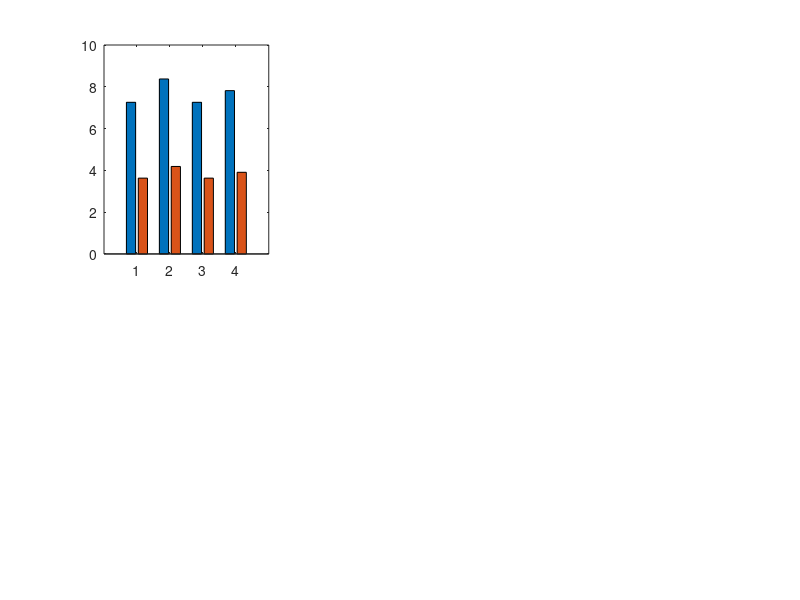

This chart was generated by the following MATLAB code: (Note: this script raises an error after producing the figure.)
%% ROCKET RECOVERY SYSTEM SNATCH FORCE CALCULATOR
% This script calculates snatch forces on recovery hardware during
% parachute deployment and determines safety factors for all components.
% Designed for high-power rocketry (L1/L2/L3) and competition rockets.
%
% Author: [Your Team Name]
% Date: October 2025

clear; clc; close all;

%% ========================================================================
%  USER INPUT SECTION - MODIFY THESE VALUES FOR YOUR ROCKET
%  ========================================================================

% --- ROCKET PARAMETERS ---
rocket_mass_lb = 9.42;           % Rocket mass at landing (without motors), lb
apogee_ft = 5757;                 % Expected apogee altitude, ft

% --- PARACHUTE PARAMETERS ---
drogue_diameter_in = 24;          % Drogue parachute diameter, inches
drogue_Cd = 1.55;                 % Drogue drag coefficient (typical: 1.5-2.2)

main_diameter_in = 60;            % Main parachute diameter, inches
main_Cd = 2.20;                   % Main drag coefficient (typical: 1.5-2.5)
main_deploy_alt_ft = 900;         % Main parachute deployment altitude, ft

% --- DEPLOYMENT ALTITUDE STRATEGY ---
% Choose: 'absolute' or 'percentage'
deployment_strategy = 'absolute';  % 'absolute': use main_deploy_alt_ft as-is
                                   % 'percentage': deploy at % of apogee

target_deploy_percentage = 15;     % If using 'percentage' strategy (e.g., 15%)
                                   % Typical range: 10-20% for competition rockets

% --- TARGET DEPLOYMENT VELOCITY (Alternative Strategy) ---
use_target_velocity = false;       % Set to true to use velocity-based deployment
target_deploy_velocity_fps = 30;   % Target deployment velocity, ft/s

% --- RECOVERY HARDWARE RATINGS (lb) ---
eyebolt_rating_lb = 1300;          % Steel eyebolt capacity
quicklink_rating_lb = 1400;       % Quick link capacity
shockcord_rating_lb = 1500;        % Shock cord breaking strength
swivel_rating_lb = 1300;           % Swivel capacity (if used)

% Component names for plotting
hardware_names = {'Eyebolt', 'Shock Cord', 'Swivel', 'Quick Link'};
hardware_ratings = [eyebolt_rating_lb, shockcord_rating_lb, ...
                    swivel_rating_lb, quicklink_rating_lb];

% --- SHOCK CORD MATERIAL PROPERTIES ---
% Material options: 'kevlar', 'nylon', 'mixed'
shockcord_material = 'kevlar';    % Choose: 'kevlar', 'nylon', or 'mixed'

total_shockcord_length_ft = 15;   % Total shock cord length, ft
nylon_section_length_ft = 0;      % Length of nylon section (if mixed), ft

% Material properties (elongation % and shock absorption efficiency)
% These are empirical values from rocketry testing
kevlar_elongation = 0.04;         % 4% max elongation
kevlar_absorption = 0.95;         % Minimal absorption (95% of force transmitted)

nylon_elongation = 0.25;          % 25% max elongation  
nylon_absorption = 0.65;          % Moderate absorption (65% of force transmitted)

% --- OPENING SHOCK FACTORS ---
% K = 1.5: Ideal slow opening (with deployment bag)
% K = 2.0-2.5: Normal deployment
% K = 3.5-4.0: Aggressive opening
% K = 5.0: Worst case (rapid/violent opening)
K_base_typical = 2.5;             % Base typical opening shock factor
K_base_worst = 5.0;               % Base worst case opening shock factor

% --- SAFETY REQUIREMENTS ---
min_safety_factor = 3.0;          % Minimum recommended safety factor
warning_safety_factor = 2.0;      % Warning threshold

%% ========================================================================
%  CONSTANTS AND CALCULATIONS
%  ========================================================================

% Physical constants
g = 32.174;                       % Gravitational acceleration, ft/s²
rho = 0.002377;                   % Air density at sea level, slugs/ft³

% Convert mass to slugs
rocket_mass_slugs = rocket_mass_lb / g;

% Calculate parachute areas
A_drogue = pi * (drogue_diameter_in / 12 / 2)^2;  % ft²
A_main = pi * (main_diameter_in / 12 / 2)^2;      % ft²

%% ========================================================================
%  TERMINAL VELOCITIES
%  ========================================================================

% Terminal velocity under drogue
Vt_drogue = sqrt((2 * rocket_mass_lb) / (rho * drogue_Cd * A_drogue));

% Terminal velocity under main
Vt_main = sqrt((2 * rocket_mass_lb) / (rho * main_Cd * A_main));

%% ========================================================================
%  DEPLOYMENT VELOCITY ESTIMATION
%  ========================================================================

% Determine actual deployment altitude based on strategy
switch lower(deployment_strategy)
    case 'absolute'
        actual_deploy_alt = main_deploy_alt_ft;
        strategy_description = sprintf('Absolute: %d ft AGL', actual_deploy_alt);
        
    case 'percentage'
        actual_deploy_alt = apogee_ft * (target_deploy_percentage / 100);
        strategy_description = sprintf('%.0f%% of apogee = %d ft AGL', ...
                                       target_deploy_percentage, round(actual_deploy_alt));
    otherwise
        error('Invalid deployment strategy. Choose: absolute or percentage');
end

% Override with velocity-based if requested
if use_target_velocity
    % Calculate what altitude gives us target velocity
    % v = Vt * (1 - exp(-d/L)), solve for d
    % d = -L * ln(1 - v/Vt)
    velocity_fraction_target = target_deploy_velocity_fps / Vt_drogue;
    
    if velocity_fraction_target >= 1.0
        warning('Target velocity >= terminal velocity! Using 95% of terminal velocity.');
        velocity_fraction_target = 0.95;
    end
    
    drop_distance_for_target = -L_char * log(1 - velocity_fraction_target);
    actual_deploy_alt = apogee_ft - drop_distance_for_target;
    strategy_description = sprintf('Velocity-based: %.1f ft/s → %d ft AGL', ...
                                   target_deploy_velocity_fps, round(actual_deploy_alt));
    velocity_fraction = velocity_fraction_target;
else
    % Distance fallen from apogee when main deploys
    drop_distance = apogee_ft - actual_deploy_alt;
    
    % Estimate velocity at main deployment
    % Uses exponential approach to terminal velocity model
    L_char = 250;  % Characteristic length, ft (empirical for drogue descent)
    
    if drop_distance >= 500
        velocity_fraction = 0.95;  % Near terminal velocity after 500 ft
    else
        velocity_fraction = 1 - exp(-drop_distance / L_char);
    end
end

V_main_deploy = velocity_fraction * Vt_drogue;

% Calculate what percentage of apogee this represents
deploy_percentage_actual = (actual_deploy_alt / apogee_ft) * 100;

%% ========================================================================
%  SHOCK CORD MATERIAL ANALYSIS
%  ========================================================================

% Calculate effective shock absorption factor based on material
switch lower(shockcord_material)
    case 'kevlar'
        shock_absorption_factor = kevlar_absorption;
        cord_description = 'All Kevlar (minimal stretch)';
        
    case 'nylon'
        shock_absorption_factor = nylon_absorption;
        cord_description = 'All Nylon (high stretch)';
        
    case 'mixed'
        % Calculate weighted average based on cord lengths
        if nylon_section_length_ft > total_shockcord_length_ft
            warning('Nylon section longer than total cord! Using total length.');
            nylon_section_length_ft = total_shockcord_length_ft;
        end
        
        kevlar_fraction = (total_shockcord_length_ft - nylon_section_length_ft) / total_shockcord_length_ft;
        nylon_fraction = nylon_section_length_ft / total_shockcord_length_ft;
        
        % Weighted average of absorption factors
        % The nylon section has disproportionate effect due to its stretch
        shock_absorption_factor = kevlar_fraction * kevlar_absorption + ...
                                  nylon_fraction * nylon_absorption;
        
        cord_description = sprintf('Mixed: %.1f ft Kevlar + %.1f ft Nylon', ...
                                   total_shockcord_length_ft - nylon_section_length_ft, ...
                                   nylon_section_length_ft);
    otherwise
        error('Invalid shock cord material. Choose: kevlar, nylon, or mixed');
end

% Apply shock absorption to opening shock factors
K_typical = K_base_typical * shock_absorption_factor;
K_worst = K_base_worst * shock_absorption_factor;

% Calculate force reduction percentage
force_reduction_pct = (1 - shock_absorption_factor) * 100;

%% ========================================================================
%  SNATCH FORCE CALCULATIONS
%  ========================================================================

% Steady-state drag force at deployment velocity
F_drag_main = 0.5 * rho * V_main_deploy^2 * main_Cd * A_main;

% Snatch forces
F_snatch_typical = K_typical * F_drag_main;
F_snatch_worst = K_worst * F_drag_main;

% Safety factors for each component
SF_typical = hardware_ratings / F_snatch_typical;
SF_worst = hardware_ratings / F_snatch_worst;

%% ========================================================================
%  DISPLAY RESULTS
%  ========================================================================

fprintf('\n========================================\n');
fprintf('ROCKET RECOVERY SNATCH FORCE ANALYSIS\n');
fprintf('========================================\n\n');

fprintf('ROCKET PARAMETERS:\n');
fprintf('  Mass: %.2f lb\n', rocket_mass_lb);
fprintf('  Apogee: %d ft\n', apogee_ft);
fprintf('\n');

fprintf('DEPLOYMENT STRATEGY:\n');
fprintf('  Strategy: %s\n', strategy_description);
fprintf('  Main deployment altitude: %d ft (%.1f%% of apogee)\n', ...
        round(actual_deploy_alt), deploy_percentage_actual);
fprintf('  Distance fallen: %d ft\n', round(apogee_ft - actual_deploy_alt));
fprintf('\n');

fprintf('PARACHUTE SPECIFICATIONS:\n');
fprintf('  Drogue: %d" diameter, Cd = %.2f, Area = %.2f ft²\n', ...
        drogue_diameter_in, drogue_Cd, A_drogue);
fprintf('  Main:   %d" diameter, Cd = %.2f, Area = %.2f ft²\n', ...
        main_diameter_in, main_Cd, A_main);
fprintf('\n');

fprintf('SHOCK CORD CONFIGURATION:\n');
fprintf('  Material: %s\n', cord_description);
fprintf('  Total length: %.1f ft\n', total_shockcord_length_ft);
fprintf('  Shock absorption factor: %.2f (%.1f%% force reduction)\n', ...
        shock_absorption_factor, force_reduction_pct);
fprintf('  Effective K (typical): %.2f (base: %.2f)\n', K_typical, K_base_typical);
fprintf('  Effective K (worst):   %.2f (base: %.2f)\n', K_worst, K_base_worst);
fprintf('\n');

fprintf('DESCENT VELOCITIES:\n');
fprintf('  Terminal velocity (drogue): %.1f ft/s (%.1f mph)\n', ...
        Vt_drogue, Vt_drogue * 0.681818);
fprintf('  Terminal velocity (main):   %.1f ft/s (%.1f mph)\n', ...
        Vt_main, Vt_main * 0.681818);
fprintf('  Velocity at main deploy:    %.1f ft/s (%.1f mph)\n', ...
        V_main_deploy, V_main_deploy * 0.681818);
fprintf('  (%.0f%% of terminal velocity)\n', velocity_fraction * 100);
fprintf('\n');

fprintf('SNATCH FORCES:\n');
fprintf('  Steady-state drag: %.1f lb\n', F_drag_main);
fprintf('  Typical deployment (K=%.1f): %.1f lb\n', K_typical, F_snatch_typical);
fprintf('  Worst case (K=%.1f): %.1f lb\n', K_worst, F_snatch_worst);
fprintf('\n');

fprintf('========================================\n');
fprintf('HARDWARE SAFETY FACTOR ANALYSIS\n');
fprintf('========================================\n\n');

fprintf('%-15s | Rating | Typical SF | Worst SF | Status\n', 'Component');
fprintf('--------------------------------------------------------------\n');

for i = 1:length(hardware_names)
    % Determine status
    if SF_worst(i) >= min_safety_factor
        status = 'OK';
        symbol = char(10003);  % Check mark
    elseif SF_worst(i) >= warning_safety_factor
        status = 'WARNING';
        symbol = '!';
    else
        status = 'DANGER';
        symbol = 'X';
    end
    
    fprintf('%-15s | %5d  |   %5.2f    |  %5.2f   | %s %s\n', ...
            hardware_names{i}, hardware_ratings(i), ...
            SF_typical(i), SF_worst(i), symbol, status);
end

fprintf('\n');
fprintf('Legend:\n');
fprintf('  %c OK      - Safety factor >= %.1f:1 (even in worst case)\n', ...
        char(10003), min_safety_factor);
fprintf('  ! WARNING - Safety factor %.1f:1 to %.1f:1 (marginal)\n', ...
        warning_safety_factor, min_safety_factor);
fprintf('  X DANGER  - Safety factor < %.1f:1 (upgrade recommended)\n', ...
        warning_safety_factor);
fprintf('\n');

%% ========================================================================
%  VISUALIZATION
%  ========================================================================

% Create figure with multiple subplots
figure('Position', [100, 100, 1400, 900], 'Color', 'w');

% Subplot 1: Safety factors bar chart
subplot(2, 3, 1);
x = 1:length(hardware_names);
bar_data = [SF_typical; SF_worst]';

b = bar(x, bar_data, 'grouped');
b(1).FaceColor = [0.2 0.6 0.8];  % Blue for typical
b(2).FaceColor = [0.8 0.2 0.2];  % Red for worst case

hold on;
yline(min_safety_factor, 'g--', 'LineWidth', 2, ...
      'Label', sprintf('Minimum SF = %.1f', min_safety_factor));
yline(warning_safety_factor, 'y--', 'LineWidth', 2, ...
      'Label', sprintf('Warning = %.1f', warning_safety_factor));

set(gca, 'XTick', x, 'XTickLabel', hardware_names);
ylabel('Safety Factor');
title('Hardware Safety Factors');
legend('Typical (K=2.5)', 'Worst Case (K=5.0)', 'Location', 'northeast');
grid on;
xtickangle(45);

% Subplot 2: Force comparison
subplot(2, 3, 2);
force_data = [F_snatch_typical, F_snatch_worst];
bar_labels = {'Typical', 'Worst Case'};
b2 = bar(force_data);
b2.FaceColor = 'flat';
b2.CData(1,:) = [0.2 0.6 0.8];
b2.CData(2,:) = [0.8 0.2 0.2];

set(gca, 'XTickLabel', bar_labels);
ylabel('Force (lb)');
title('Expected Snatch Forces');
grid on;

% Add value labels on bars
for i = 1:length(force_data)
    text(i, force_data(i), sprintf('%.1f lb', force_data(i)), ...
         'HorizontalAlignment', 'center', 'VerticalAlignment', 'bottom');
end

% Subplot 3: Safety status visualization
subplot(2, 3, 3);
status_matrix = zeros(length(hardware_names), 2);

for i = 1:length(hardware_names)
    % Typical case status
    if SF_typical(i) >= min_safety_factor
        status_matrix(i, 1) = 3;  % Green
    elseif SF_typical(i) >= warning_safety_factor
        status_matrix(i, 1) = 2;  % Yellow
    else
        status_matrix(i, 1) = 1;  % Red
    end
    
    % Worst case status
    if SF_worst(i) >= min_safety_factor
        status_matrix(i, 2) = 3;
    elseif SF_worst(i) >= warning_safety_factor
        status_matrix(i, 2) = 2;
    else
        status_matrix(i, 2) = 1;
    end
end

imagesc(status_matrix);
colormap([0.8 0.2 0.2; 1 0.8 0; 0.2 0.8 0.2]);  % Red, Yellow, Green
set(gca, 'XTick', [1, 2], 'XTickLabel', {'Typical', 'Worst Case'});
set(gca, 'YTick', 1:length(hardware_names), 'YTickLabel', hardware_names);
title('Component Safety Status');
colorbar('Ticks', [1 2 3], 'TickLabels', {'Danger', 'Warning', 'OK'});

% Subplot 4: Apogee scaling analysis - deployment altitude vs apogee
subplot(2, 3, 4);

% Calculate required deployment altitude for different apogees
% to maintain current deployment velocity
apogee_range = 1000:500:10000;
required_deploy_alt = zeros(size(apogee_range));
deploy_pct = zeros(size(apogee_range));

for i = 1:length(apogee_range)
    % Calculate drop distance needed to reach current deployment velocity
    drop_needed = -L_char * log(1 - velocity_fraction);
    required_deploy_alt(i) = apogee_range(i) - drop_needed;
    deploy_pct(i) = (required_deploy_alt(i) / apogee_range(i)) * 100;
end

yyaxis left
plot(apogee_range, required_deploy_alt, 'b-', 'LineWidth', 2);
ylabel('Deployment Altitude (ft)', 'Color', 'b');
hold on;

% Mark current configuration
plot(apogee_ft, actual_deploy_alt, 'ro', 'MarkerSize', 10, ...
     'MarkerFaceColor', 'r');
text(apogee_ft, actual_deploy_alt, '  Current', 'FontSize', 9);

yyaxis right
plot(apogee_range, deploy_pct, 'r--', 'LineWidth', 1.5);
ylabel('Deployment % of Apogee', 'Color', 'r');
ylim([0 100]);

xlabel('Apogee (ft)');
title(sprintf('Maintain %.1f ft/s Deployment Velocity', V_main_deploy));
grid on;
legend('Deployment Altitude', 'Percentage', 'Location', 'northwest');

% Add annotation box
annotation_text = sprintf(['For consistent forces,\n' ...
                          'deploy at ~%.0f%% of apogee'], ...
                          mean(deploy_pct));
dim = [.32 .45 .1 .1];
annotation('textbox', dim, 'String', annotation_text, ...
           'FitBoxToText', 'on', 'BackgroundColor', 'white', ...
           'EdgeColor', 'black', 'FontSize', 8);

% Subplot 5: Shock cord material comparison
subplot(2, 3, 5);

% Calculate forces for all three material types
materials = {'Kevlar', 'Mixed\n(50/50)', 'All Nylon'};
absorption_factors = [kevlar_absorption, ...
                      (kevlar_absorption + nylon_absorption) / 2, ...
                      nylon_absorption];
                      
worst_forces = zeros(1, 3);
for i = 1:3
    worst_forces(i) = K_base_worst * absorption_factors(i) * F_drag_main;
end

b3 = bar(worst_forces);
b3.FaceColor = 'flat';
b3.CData(1,:) = [0.7 0.7 0.7];  % Gray for Kevlar
b3.CData(2,:) = [0.8 0.6 0.2];  % Orange for Mixed
b3.CData(3,:) = [0.2 0.6 0.8];  % Blue for Nylon

set(gca, 'XTickLabel', materials);
ylabel('Worst-Case Force (lb)');
title('Effect of Shock Cord Material');
grid on;

% Add current selection indicator
hold on;
if strcmpi(shockcord_material, 'kevlar')
    current_idx = 1;
elseif strcmpi(shockcord_material, 'nylon')
    current_idx = 3;
else
    current_idx = 2;
end
plot(current_idx, worst_forces(current_idx), 'r*', 'MarkerSize', 15, 'LineWidth', 2);
text(current_idx, worst_forces(current_idx) + max(worst_forces)*0.05, ...
     'Current', 'HorizontalAlignment', 'center', 'FontWeight', 'bold', 'Color', 'r');

% Add value labels
for i = 1:3
    text(i, worst_forces(i), sprintf('%.0f lb', worst_forces(i)), ...
         'HorizontalAlignment', 'center', 'VerticalAlignment', 'bottom');
end

% Subplot 6: Nylon length vs safety factor (for mixed cord)
subplot(2, 3, 6);
nylon_lengths = 0:0.5:total_shockcord_length_ft;
SF_curve = zeros(1, length(nylon_lengths));

for i = 1:length(nylon_lengths)
    kevlar_frac = (total_shockcord_length_ft - nylon_lengths(i)) / total_shockcord_length_ft;
    nylon_frac = nylon_lengths(i) / total_shockcord_length_ft;
    abs_factor = kevlar_frac * kevlar_absorption + nylon_frac * nylon_absorption;
    force = K_base_worst * abs_factor * F_drag_main;
    SF_curve(i) = min(hardware_ratings) / force;
end

plot(nylon_lengths, SF_curve, 'b-', 'LineWidth', 2);
hold on;

% Show current configuration
if strcmpi(shockcord_material, 'mixed')
    current_SF = min(SF_worst);
    plot(nylon_section_length_ft, current_SF, 'ro', 'MarkerSize', 10, ...
         'MarkerFaceColor', 'r');
end

% Add reference lines
yline(min_safety_factor, 'g--', 'LineWidth', 1.5, ...
      'Label', sprintf('Target SF = %.1f', min_safety_factor));
yline(warning_safety_factor, 'y--', 'LineWidth', 1.5, ...
      'Label', sprintf('Minimum = %.1f', warning_safety_factor));

xlabel('Nylon Section Length (ft)');
ylabel('Safety Factor (Weakest Component)');
title('Nylon Length Effect on Safety Factor');
grid on;
legend('SF vs Nylon Length', 'Location', 'southeast');

% Add text annotation
xlim([0, total_shockcord_length_ft]);
text_str = sprintf('Total cord: %.1f ft', total_shockcord_length_ft);
text(total_shockcord_length_ft * 0.5, max(SF_curve) * 0.9, text_str, ...
     'HorizontalAlignment', 'center', 'FontSize', 9, ...
     'BackgroundColor', 'w', 'EdgeColor', 'k');

% Add overall title
sgtitle('Rocket Recovery System Analysis', 'FontSize', 16, 'FontWeight', 'bold');

%% ========================================================================
%  RECOMMENDATIONS
%  ========================================================================

fprintf('\n========================================\n');
fprintf('APOGEE SCALING ANALYSIS\n');
fprintf('========================================\n\n');

fprintf('IMPORTANT: Deployment altitude must scale with apogee!\n\n');

% Test what happens at higher apogees with current absolute altitude
test_apogees = [apogee_ft, 3000, 5500, 10000];
fprintf('Impact of increasing apogee (with %s deployment):\n\n', ...
        lower(deployment_strategy));

fprintf('Apogee    Deploy Alt   Distance   Velocity   Worst Force   Min SF\n');
fprintf('------    ----------   Fallen     at Deploy  -----------   ------\n');

for test_apo = test_apogees
    % Calculate for current strategy
    if strcmpi(deployment_strategy, 'percentage')
        test_deploy = test_apo * (target_deploy_percentage / 100);
    else
        test_deploy = main_deploy_alt_ft;  % Absolute stays same
    end
    
    test_drop = test_apo - test_deploy;
    
    if test_drop >= 500
        test_v_frac = 0.95;
    else
        test_v_frac = 1 - exp(-test_drop / L_char);
    end
    
    test_v = test_v_frac * Vt_drogue;
    test_F_drag = 0.5 * rho * test_v^2 * main_Cd * A_main;
    test_F_worst = K_worst * test_F_drag;
    test_min_SF = min(hardware_ratings) / test_F_worst;
    
    % Flag if safety factor too low
    flag = '';
    if test_min_SF < warning_safety_factor
        flag = '  *** DANGER ***';
    elseif test_min_SF < min_safety_factor
        flag = '  ! Warning';
    end
    
    fprintf('%5d ft   %6d ft   %5d ft   %5.1f ft/s   %6.1f lb     %.2f%s\n', ...
            round(test_apo), round(test_deploy), round(test_drop), ...
            test_v, test_F_worst, test_min_SF, flag);
end

fprintf('\n');

if strcmpi(deployment_strategy, 'absolute')
    fprintf('⚠️  WARNING: You are using ABSOLUTE deployment altitude!\n');
    fprintf('    At higher apogees, forces will INCREASE significantly.\n');
    fprintf('    Recommendation: Switch to PERCENTAGE strategy\n');
    fprintf('    Set: deployment_strategy = ''percentage''\n');
    fprintf('         target_deploy_percentage = %.0f%%\n', deploy_percentage_actual);
elseif strcmpi(deployment_strategy, 'percentage')
    fprintf('✓ GOOD: You are using PERCENTAGE deployment strategy.\n');
    fprintf('   Forces will remain consistent across different apogees.\n');
end

fprintf('\n========================================\n');
fprintf('RECOMMENDATIONS\n');
fprintf('========================================\n\n');

% Find weakest component
[min_SF_worst, idx_min] = min(SF_worst);

if min_SF_worst < warning_safety_factor
    fprintf('*** CRITICAL: %s has insufficient safety factor (%.2f:1) ***\n', ...
            hardware_names{idx_min}, min_SF_worst);
    fprintf('\nSuggested actions (in order of effectiveness):\n');
    fprintf('  1. Increase main deployment altitude (currently %d ft, %.1f%% of apogee)\n', ...
            round(actual_deploy_alt), deploy_percentage_actual);
    fprintf('  2. Upgrade %s to higher rating\n', hardware_names{idx_min});
    fprintf('  3. Use deployment bag to reduce opening shock factor\n');
    
    % Calculate how much nylon needed to achieve target SF
    if strcmpi(shockcord_material, 'kevlar')
        fprintf('\n  *** SHOCK CORD MATERIAL RECOMMENDATION ***\n');
        fprintf('  Current: All Kevlar (no shock absorption)\n');
        
        target_SF = min_safety_factor;
        target_force = hardware_ratings(idx_min) / target_SF;
        target_absorption = target_force / (K_base_worst * F_drag_main);
        
        if target_absorption > nylon_absorption && target_absorption < kevlar_absorption
            % Calculate required nylon length
            % target_absorption = kevlar_frac * kevlar_abs + nylon_frac * nylon_abs
            % target_absorption = (1 - nylon_frac) * kevlar_abs + nylon_frac * nylon_abs
            % Solve for nylon_frac
            nylon_frac_needed = (kevlar_absorption - target_absorption) / ...
                                (kevlar_absorption - nylon_absorption);
            nylon_length_needed = nylon_frac_needed * total_shockcord_length_ft;
            
            fprintf('\n  → Add %.1f ft of NYLON to your shock cord\n', nylon_length_needed);
            fprintf('    (%.0f%% of total %0.1f ft shock cord length)\n', ...
                    nylon_frac_needed * 100, total_shockcord_length_ft);
            fprintf('    This will reduce worst-case force to %.1f lb\n', target_force);
            fprintf('    New safety factor: %.2f:1\n', target_SF);
            
            % Show configuration suggestion
            kevlar_length_needed = total_shockcord_length_ft - nylon_length_needed;
            fprintf('\n  Suggested configuration:\n');
            fprintf('    - Main parachute end: %.1f ft Nylon (energy absorber)\n', ...
                    nylon_length_needed * 0.7);
            fprintf('    - Middle section: %.1f ft Kevlar (durable)\n', kevlar_length_needed);
            fprintf('    - Rocket attachment: %.1f ft Nylon (shock absorber)\n', ...
                    nylon_length_needed * 0.3);
            
        elseif target_absorption <= nylon_absorption
            fprintf('\n  → Switch to ALL NYLON shock cord\n');
            fprintf('    This may not be sufficient alone.\n');
            fprintf('    Also consider deployment bag or higher deployment altitude.\n');
        else
            fprintf('\n  → Adding nylon alone will not achieve required safety factor\n');
            fprintf('    Must also increase deployment altitude or upgrade hardware\n');
        end
    elseif strcmpi(shockcord_material, 'mixed')
        fprintf('\n  *** INCREASE NYLON SECTION ***\n');
        fprintf('  Current nylon length: %.1f ft\n', nylon_section_length_ft);
        
        % Calculate additional nylon needed
        target_SF = min_safety_factor;
        target_force = hardware_ratings(idx_min) / target_SF;
        target_absorption = target_force / (K_base_worst * F_drag_main);
        
        if target_absorption > nylon_absorption && target_absorption < kevlar_absorption
            nylon_frac_needed = (kevlar_absorption - target_absorption) / ...
                                (kevlar_absorption - nylon_absorption);
            nylon_length_needed = nylon_frac_needed * total_shockcord_length_ft;
            additional_nylon = nylon_length_needed - nylon_section_length_ft;
            
            if additional_nylon > 0
                fprintf('  → Add %.1f ft MORE nylon (total: %.1f ft)\n', ...
                        additional_nylon, nylon_length_needed);
                fprintf('    New configuration: %.1f ft Kevlar + %.1f ft Nylon\n', ...
                        total_shockcord_length_ft - nylon_length_needed, nylon_length_needed);
            else
                fprintf('  → Current nylon section is sufficient\n');
                fprintf('    Consider other options like deployment bag\n');
            end
        end
    end
    
    % Calculate recommended altitude for SF = 3.0
    target_force = hardware_ratings(idx_min) / min_safety_factor;
    target_drag = target_force / K_worst;
    target_velocity = sqrt((2 * target_drag) / (rho * main_Cd * A_main));
    target_v_fraction = target_velocity / Vt_drogue;
    
    if target_v_fraction < 1.0 && target_v_fraction > 0
        target_drop = -L_char * log(1 - target_v_fraction);
        recommended_alt = apogee_ft - target_drop;
        fprintf('\n  Alternative: Deploy at %.0f ft or higher\n', recommended_alt);
    end
    
elseif min_SF_worst < min_safety_factor
    fprintf('! WARNING: %s has marginal safety factor (%.2f:1)\n', ...
            hardware_names{idx_min}, min_SF_worst);
    fprintf('\nConsider:\n');
    fprintf('  1. Using deployment bag to control opening rate\n');
    fprintf('  2. Slightly increasing deployment altitude\n');
    
    if strcmpi(shockcord_material, 'kevlar')
        fprintf('  3. Add 2-3 ft of nylon to shock cord for energy absorption\n');
    end
    
    if strcmpi(deployment_strategy, 'absolute')
        fprintf('  4. Switch to PERCENTAGE strategy for multi-motor flexibility\n');
    end
else
    fprintf('✓ All components have adequate safety factors!\n');
    fprintf('\nCurrent configuration is suitable for flight.\n');
    
    % Show benefit of current material choice
    if ~strcmpi(shockcord_material, 'kevlar')
        fprintf('\nYour shock cord material is helping!\n');
        fprintf('  Force reduction from shock absorption: %.1f%%\n', force_reduction_pct);
        fprintf('  Without shock absorption, worst-case force would be: %.1f lb\n', ...
                K_base_worst * F_drag_main);
    end
end

fprintf('\n----------------------------------------\n');
fprintf('COMPETITION ROCKET RECOMMENDATIONS:\n');
fprintf('----------------------------------------\n');
fprintf('For rockets flying multiple motors at different altitudes:\n\n');
fprintf('  Strategy 1: PERCENTAGE deployment (Recommended)\n');
fprintf('    - Set deployment_strategy = ''percentage''\n');
fprintf('    - Set target_deploy_percentage = %.0f%%\n', deploy_percentage_actual);
fprintf('    - Forces remain consistent across all flights\n');
fprintf('    - No reprogramming needed for different motors\n\n');

fprintf('  Strategy 2: VELOCITY-based deployment\n');
fprintf('    - Set use_target_velocity = true\n');
fprintf('    - Set target_deploy_velocity_fps = %.1f\n', V_main_deploy);
fprintf('    - Deployment altitude auto-adjusts for each apogee\n');
fprintf('    - Requires altimeter with this capability\n\n');

fprintf('  Strategy 3: ABSOLUTE altitude (Not recommended for multi-motor)\n');
fprintf('    - Only suitable if flying same motor repeatedly\n');
fprintf('    - Must recalculate for each new motor/apogee combination\n');

fprintf('\n========================================\n');
fprintf('END OF ANALYSIS\n');
fprintf('========================================\n');